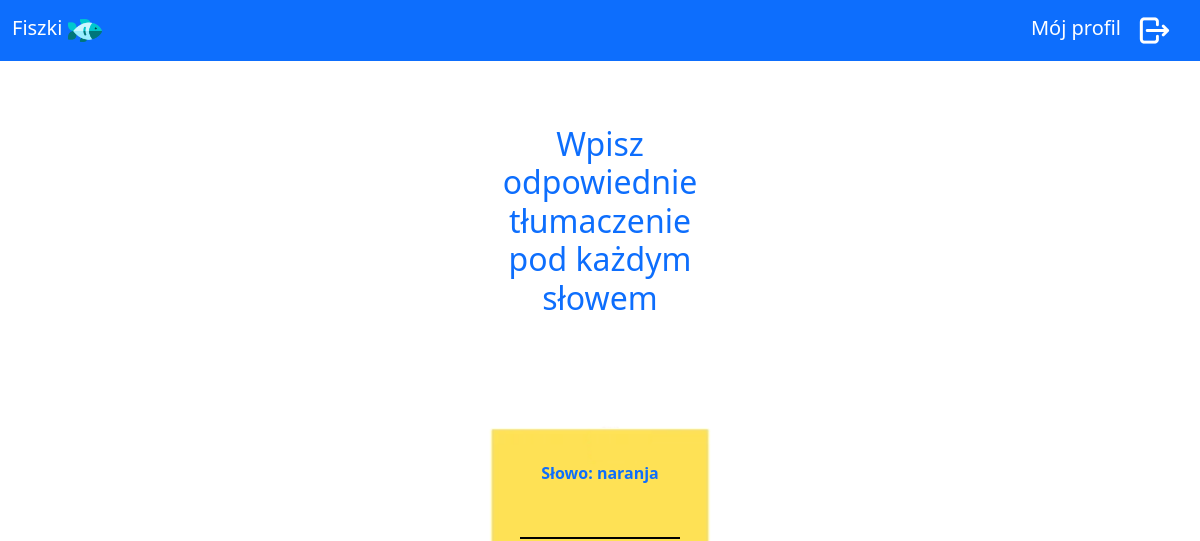
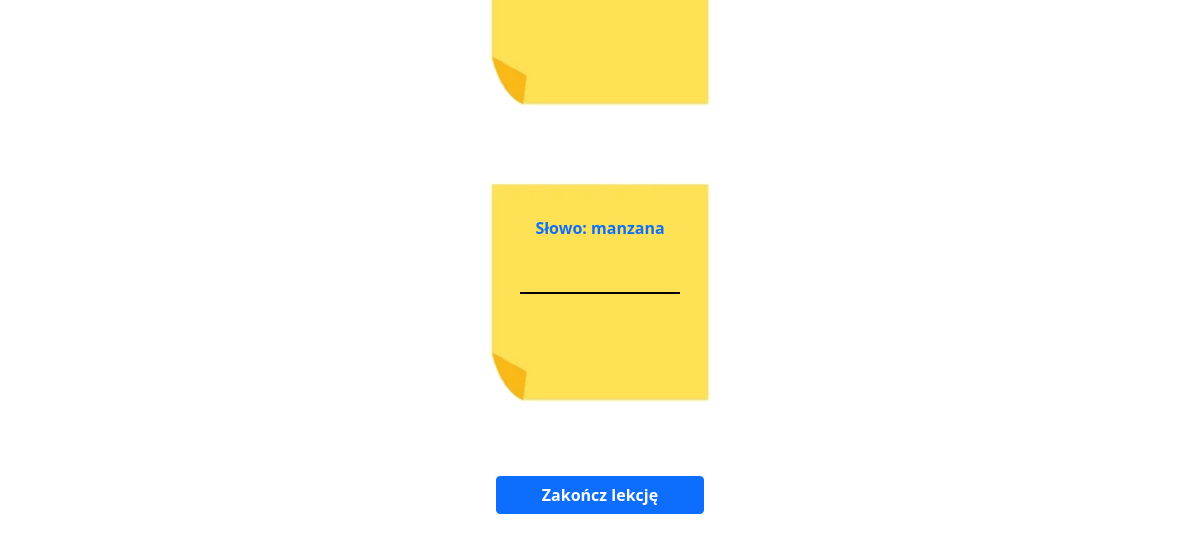
/lesson/2 (signed in), run on an earlier commit of the app's database (2 pictures, top to bottom).
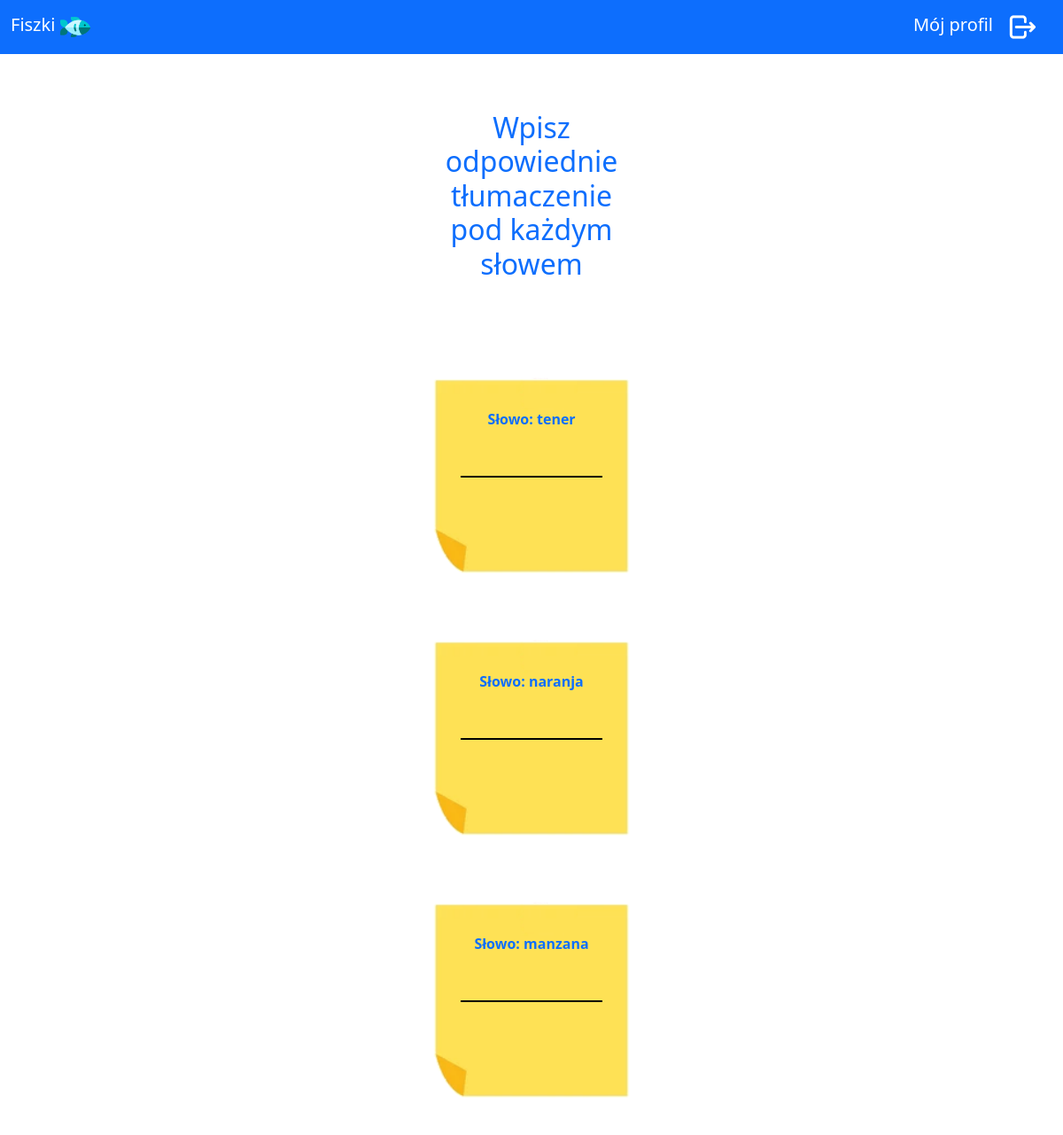
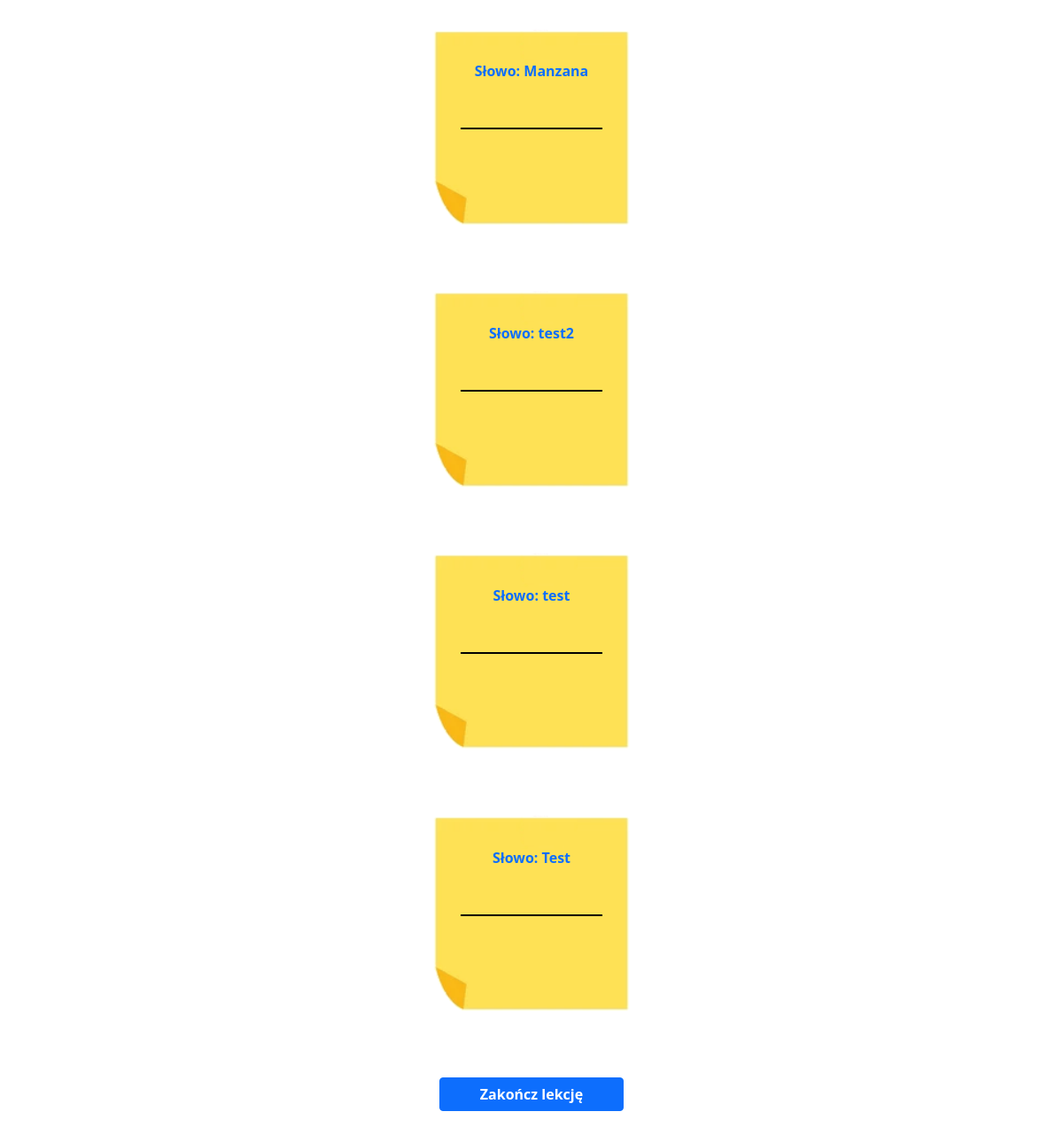
And on a later commit of the database (2 pictures, top to bottom).
### pjf/models.py (models this page shows)
class cards(db.Model):
    id = db.Column("id", db.Integer, primary_key=True)
    word = db.Column(db.String(60))
    translation = db.Column(db.String(60))
    group_id = db.Column(db.Integer, db.ForeignKey("groups.id"))

### pjf/practice/routes.py (the view, shortened to what this page needs)
@practice.route("/lesson/<group_id>", methods=["GET", "POST"])
def lesson_page(group_id):
    if "logged_in" not in session:
        return redirect(url_for("user.login_page"))
    group = groups.query.filter_by(id=group_id).first()
    if not group:
        return redirect(url_for("practice.practice_page"))
    login_in_session = session["login"]
    user_id = users.query.filter_by(login=login_in_session).first().id
    owner = group.user_id
    if user_id != owner:
        return redirect(url_for("practice.practice_page"))
    cards_list = cards.query.filter_by(group_id=group_id).all()
    if("results" not in session):
        results = ''
        cards_list = shuffle_list(cards_list)
        answers = ''
    else:
        results = session["results"]
        answers = session["answers"]
        session.pop("results")          # so it will display only this one time
        session.pop("answers")
    return render_template("lesson.html", cards=cards_list, results=results, answers=answers)

### pjf/practice/utils.py (called while the page is built)
def swapPositions(list, pos1, pos2):
    list[pos1], list[pos2] = list[pos2], list[pos1]
    return list

def shuffle_list(list):
    for j in range(3):
        for i in range(len(list)):
            randomNumber = rand.randint(0, len(list) - 1)
            list = swapPositions(list, i, randomNumber)
    return list

### pjf/templates/lesson.html (shortened to what this page needs)
{% extends "base.html" %}
{% block content %}
<div class="lesson">
{% if cards %}
    <h2 class="mx-auto my-5 w-25 text-center text-primary">Wpisz odpowiednie tłumaczenie pod każdym słowem</h2>
    {% if not results %}
    <div class=" position-relative">
        <form action="#" method="post" class="d-flex align-items-center flex-column w-100 position-relative">
            {% for card in cards %}
                <div class="position-relative card-wrapper">
                  <img src="{{url_for('static', filename='images/sticky_notes1.png')}}" class="w-100"/>
                  <div class="position-relative text-center card-text">
                    <p class="text-primary">Słowo: {{card.word}}</p>
                    <input type="text" class="form-control transparent-input w-50 text-center" id="card-{{card.id}}" name="answer{{card.id}}"/>
                  </div>
                </div>
            {% endfor %}
            <button type="submit" class="btn btn-primary submit-btn">Zakończ lekcję</button>
        </form>
    </div>
    {% endif %}
  {% endif %}
</div>
{% endblock %}

What changed in the data, as far as the page shows it:
added cards: word "tener"
added cards: word "Manzana"
added cards: word "test2"
added cards: word "test"
added cards: word "Test"
